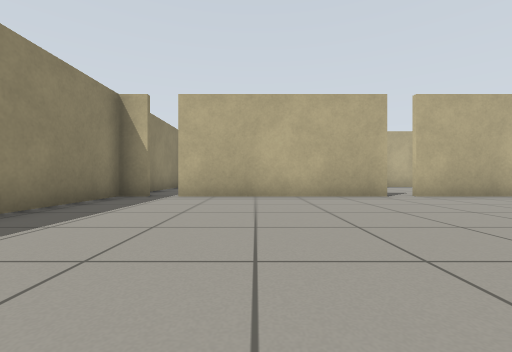
View 1 (above)

15 first-person views from a walk through a Gazebo world. The camera is 0.5 m above the floor, looks level and sees 90° across. The floor is counted in squares, 1 m on a side. Each view is taken from the middle of a square. On the plan, view 1 faces up. The plan holds only what a view shows up to about 9 squares ahead; the rest is blank.

View 2
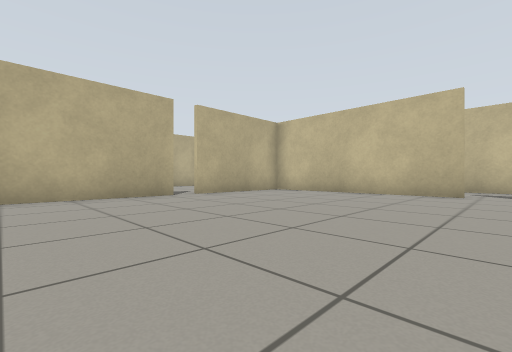

View 3
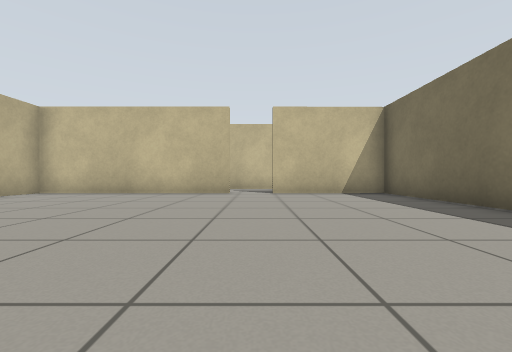

View 4
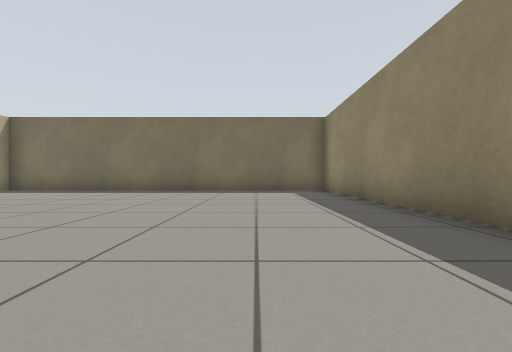

View 5
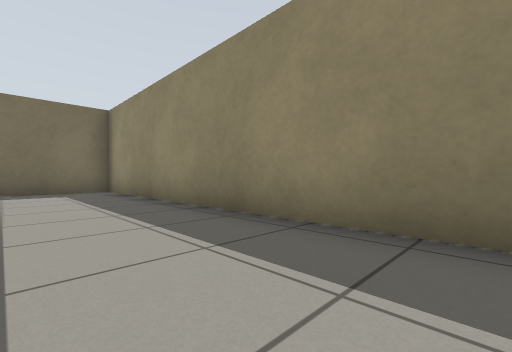

View 6
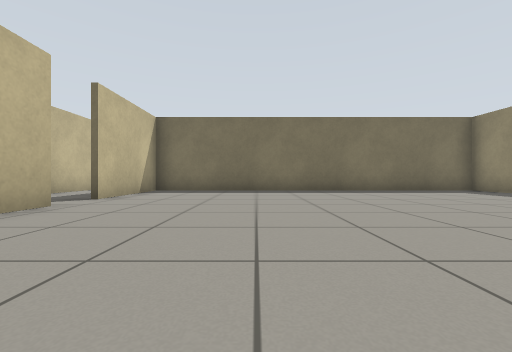

View 7
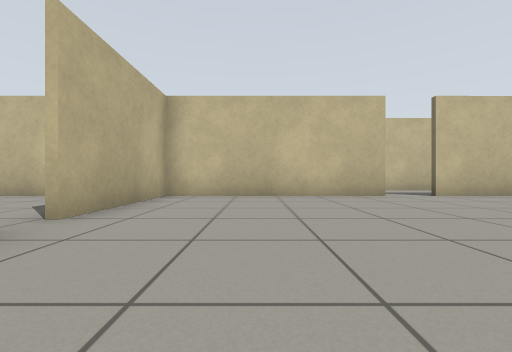

View 8
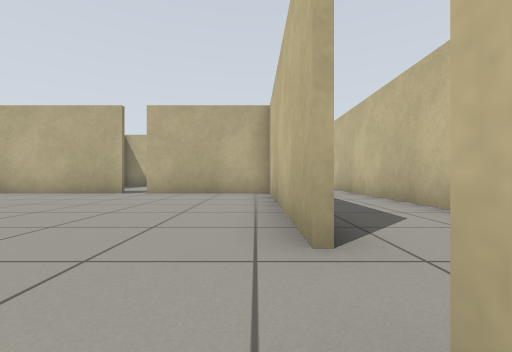

View 9
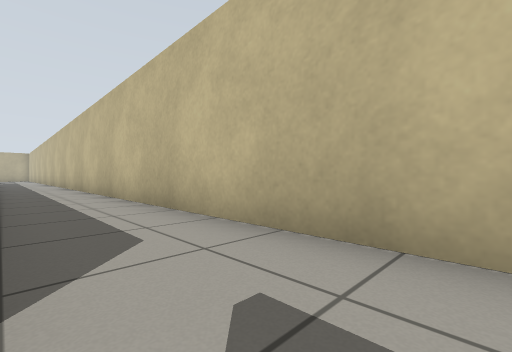

View 10
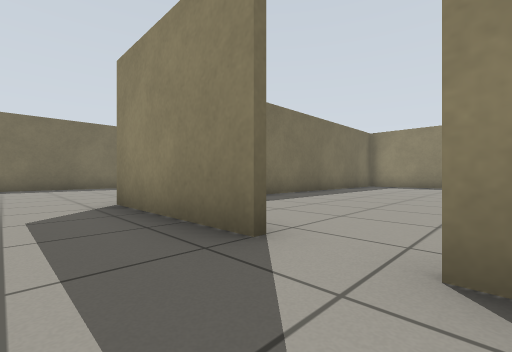

View 11
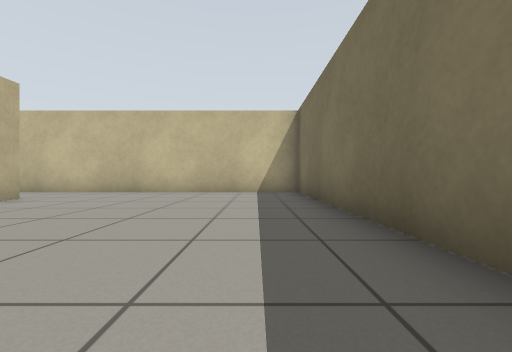

View 12
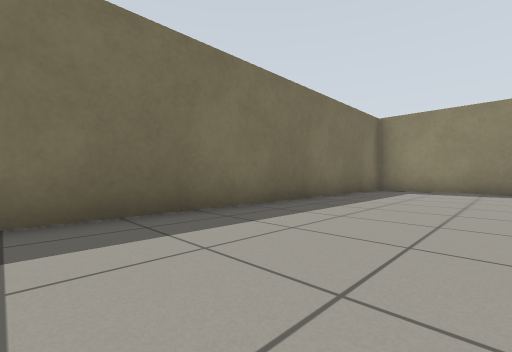

View 13
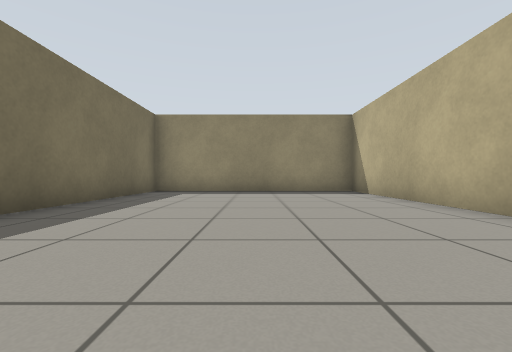

View 14
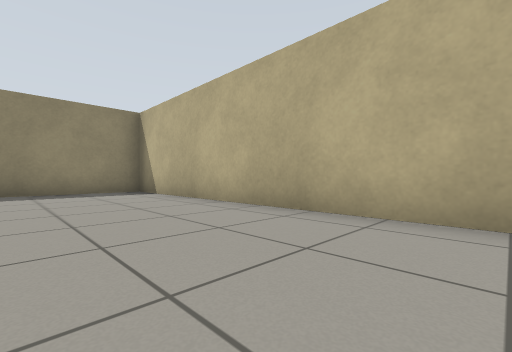

View 15
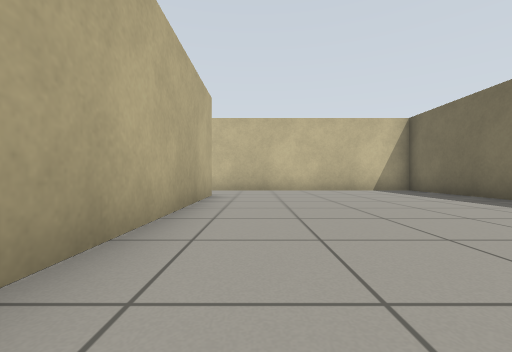

### Floor plan
Ten units are one square. View 1 is at (0, 0); x grows to the right and y downward. Boxes are objects, and circles mark ways between rooms. Rooms are numbered by the first view taken in them; rooms with no view inside come last. Other rooms are left out.
<svg viewBox="-39 -225 142 333">
<path fill="none" stroke="#000" d="M33 -62 -19 -62M74 -8 74 -62 39 -62M-26 -62 -34 -62 -34 40M-34 37 74 37 74 4M75 4 76 39M98 46 98 -108M76 39 -34 39M-34 40 -34 103 98 103 98 46"/>
<circle cx="80" cy="0" r="3" fill="#2a7"/>
<circle cx="90" cy="40" r="3" fill="#2a7"/>
<text x="20" y="-10">1</text>
<text x="80" y="-220">2</text>
<text x="30" y="70">3</text>
</svg>
Room 1 opens to room 2. Room 2 opens to room 3.

Where each view was taken, in squares from view 1:
view 1: 0 up, 0 right, facing up
view 2: 0 up, 0 right, facing up-right
view 3: 0 up, 0 right, facing right
view 4: 5 up, 1 left, facing down
view 5: 5 up, 1 left, facing down-left
view 6: 5 up, 4 right, facing down
view 7: 4 up, 1 right, facing right
view 8: 1 down, 7 right, facing up
view 9: 0 up, 8 right, facing up-right
view 10: 1 up, 9 right, facing down-left
view 11: 9 down, 2 right, facing right
view 12: 7 down, 6 right, facing down-left
view 13: 7 down, 5 right, facing left
view 14: 7 down, 5 right, facing up-left
view 15: 5 down, 1 right, facing right
